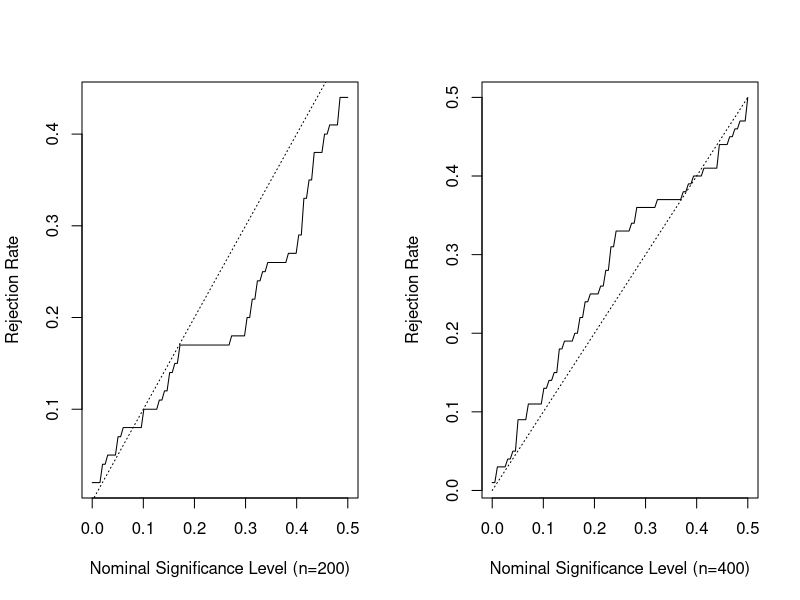

Source code (R):
# From the intermediate results to the entries in Figure B.16.

figureB16 = read.csv("InterResult//FigureB16//figureB16.csv", skip = 1, header = FALSE)



pv=as.matrix(figureB16[1])
fp100=as.matrix(figureB16[2])
fp200=as.matrix(figureB16[3])

postscript("results/figureB16.eps", width = 12, height = 5,  
           horizontal = FALSE, paper = "special")

par(mfrow=c(1,2))
# Left panel of Figure B.16
plot(pv,fp100,type="l",xlab="Nominal Significance Level (n=200)",ylab="Rejection Rate")
lines(pv,pv,lty=3)
# Right panel of Figure B.16
plot(pv,fp200,type="l",xlab="Nominal Significance Level (n=400)",ylab="Rejection Rate")
lines(pv,pv,lty=3)

dev.off()
